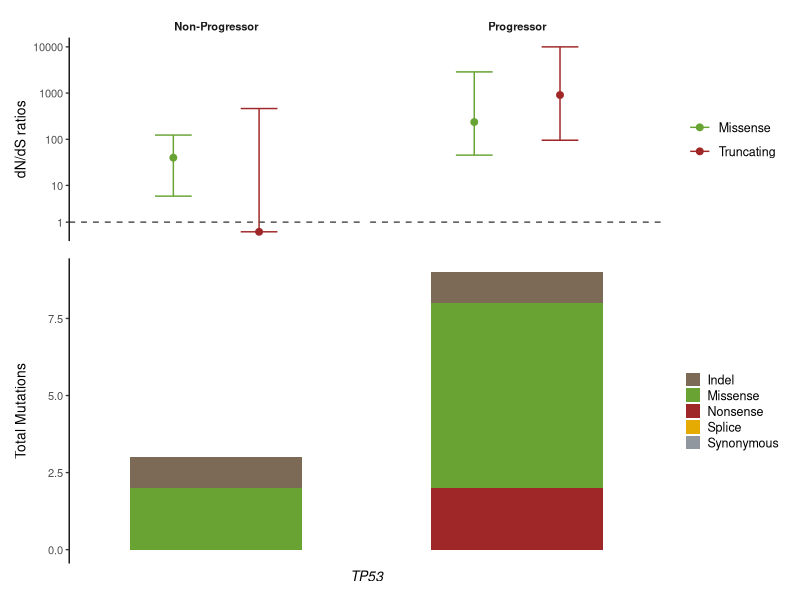

Generate this figure with R:
library(readr)
library(dplyr)
library(tidyr)
library(ggplot2)
library(patchwork)

#### Prep ####
# Read in data
prog <- read_tsv("data/variants/dndscv/dndscv_genes_prog_pre.tsv") |>
  mutate(group = "Progressor")
non_prog <- read_tsv("data/variants/dndscv/dndscv_genes_non_prog_pre.tsv") |>
  mutate(group = "Non-Progressor")
prog_ci <- read_tsv("data/variants/dndscv/prog_pre_gene_ci.tsv") |>
  mutate(group = "Progressor")
non_prog_ci <- read_tsv("data/variants/dndscv/non_prog_pre_gene_ci.tsv") |>
  mutate(group = "Non-Progressor")

combined_df <- bind_rows(prog, non_prog)

# Reshape and filter data
muts_df <- combined_df |>
  select(gene_name, qglobal_cv, group, n_syn, n_mis, n_non, n_spl, n_ind) |>
  pivot_longer(
    cols = starts_with("n_"),
    names_to = "mutation_type",
    values_to = "count"
  ) |>
  mutate(
    mutation_type = recode(mutation_type,
      n_syn = "Synonymous", n_mis = "Missense", n_non = "Nonsense",
      n_spl = "Splice", n_ind = "Indel"
    )
  )

### TP53 Plot ###
# Define colours
mutation_colours <- c(
  "Synonymous" = "#91979eff",   
  "Missense"   = "#68a334ff",  
  "Nonsense"   = "#9f2727ff",   
  "Splice"     = "#E6AB02",   
  "Indel"      = "#7d6a56ff"   
)

tp53_df <- muts_df |>
  filter(gene_name == "TP53") |>
  group_by(gene_name, group, mutation_type) |>
  summarise(total = sum(count), .groups = "drop")

barplot <- ggplot(tp53_df, aes(x = gene_name, y = total, fill = mutation_type)) +
              geom_col(position = "stack", width = 0.7) +
              facet_wrap(~group, scales = "free_x") +
              scale_fill_manual(values = mutation_colours) +
              labs(
                x = "TP53",
                y = "Total Mutations",
                fill = NULL
              ) +
              theme_classic(base_size = 10) +
              theme(
                panel.grid = element_blank(),
                axis.line.y = element_line(colour = "black"),
                axis.line.x = element_blank(),
                axis.title.x = element_text(face = "italic"),
                axis.ticks.x = element_blank(),
                axis.text.x = element_blank(),
                strip.background = element_blank(),
                strip.text = element_blank(),
                legend.position = "right",
                legend.key.size = unit(0.4, "cm"),
                legend.text = element_text(size = 9),
                legend.title = element_text(size = 9)
              )

# Prep
ci_df <- bind_rows(prog_ci, non_prog_ci) |>
  rename(gene_name = gene) |>
  filter(gene_name == "TP53") |>
  tidyr::pivot_longer(cols = starts_with(c("mis", "tru")),
                      names_to = c("type", ".value"),
                      names_pattern = "(mis|tru)_(.*)") |>
  mutate(type = dplyr::recode(type,
                         "mis" = "Missense",
                         "tru" = "Truncating")
        )

# Dot plot of truncating dN/dS with error bars
dotplot <- ggplot(ci_df, aes(x = gene_name, y = mle, colour = type)) +
  geom_point(size = 2, position = position_dodge(width = 0.7)) +
  geom_errorbar(aes(ymin = low, ymax = high),
    width = 0.3,
    position = position_dodge(width = 0.7)
  ) +
  geom_hline(yintercept = 1, linetype = "dashed", colour = "grey30") +
  scale_color_manual(values = c("#68a334ff", "#9f2727ff")) +
  scale_y_log10(trans = "pseudo_log", breaks = c(1, 10, 100, 1000, 10000)) +
  facet_wrap(~group, scales = "free_x") +
  theme_classic(base_size = 10) +
  theme(
    axis.title.x = element_blank(),
    axis.text.x = element_blank(),
    axis.ticks.x = element_blank(),
    axis.line.x = element_blank(),
    strip.background = element_blank(),
    strip.text = element_text(face = "bold"),
    legend.text = element_text(size = 9),
    legend.title = element_text(size = 9),
    legend.position = "right"
  ) +
  labs(y = "dN/dS ratios", colour = NULL)

# Combine
combined_plot <- dotplot / barplot + plot_layout(heights = c(1, 1.5))

ggsave("plots/dndscv/precursors/dndscv_tp53_plot.png", plot = combined_plot, height = 4, width = 4.2, dpi = 300)
